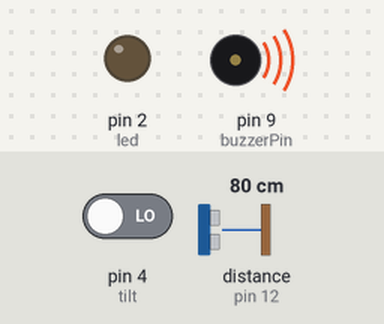
Simulated run of this sketch. Board: Arduino Uno, built with avr-gcc and run on an emulated ATmega328P. Parts: output pins drawn as LEDs (lit = HIGH), buzzer (waves = sounding). Wiring (inferred from the names in the program): ultrasonic range finder: trigger pin 13; echo pin 12. Inputs (shaded band) come from the test bench; at power-on: pin 4 (tilt) LOW, distance to the obstacle (sensor on pin 12) 80 cm. The echo pulse lasts 58.3 µs per cm; pins used as bus, display or sensor lines are not drawn.

Above: at 1.2 s.
1.3 s: pin 4 (tilt) driven HIGH
At 2.2 s:
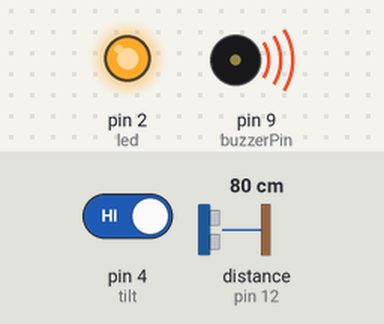
2.8 s: distance to the obstacle (sensor on pin 12) set to 2 cm
At 4.7 s:
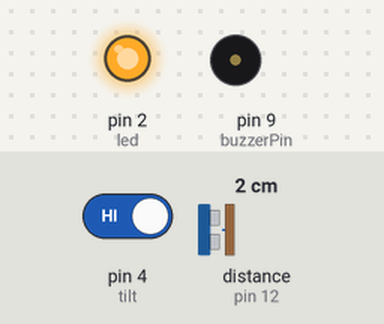
5.2 s: pin 4 (tilt) driven LOW
At 5.9 s:
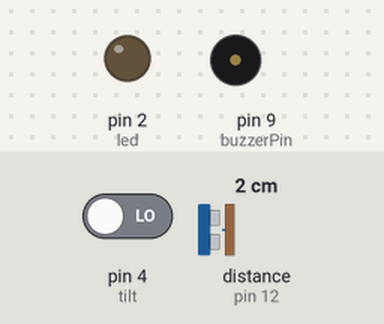
8.2 s: distance to the obstacle (sensor on pin 12) set to 9 cm
9.7 s: distance to the obstacle (sensor on pin 12) set to 12 cm
At 10.6 s:
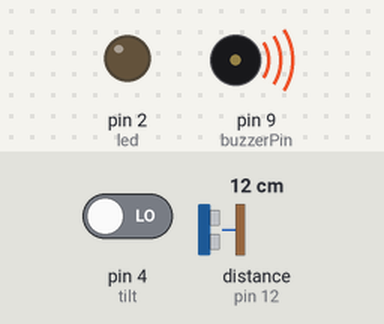
Timing chart, 0 to 12.2 s (numbered marks = the images above; inputs shaded):
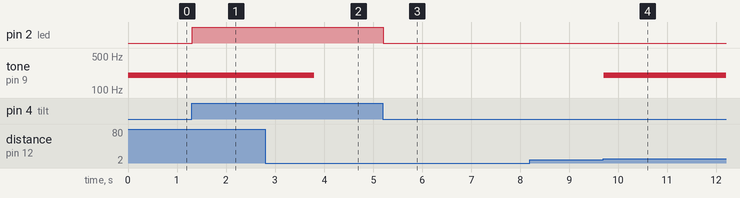

The sketch:

BABA.ino
```cpp
#include <SoftwareSerial.h>

SoftwareSerial BTSerial(7, 8);
const char trigPin = 13;
const char echoPin = 12;
int buzzerPin = 9;
int tilt = 4;
int led = 2;

int pulseWidth;
int distance;

int alert = 200;

void setup() {
  Serial.begin(9600);
  BTSerial.begin(9600);
  pinMode(buzzerPin, OUTPUT);
  pinMode(trigPin,OUTPUT);
  pinMode(echoPin,INPUT);
  pinMode(tilt, INPUT);
  pinMode(led, OUTPUT);
  digitalWrite(trigPin, LOW);
}


void loop() {

  int state = digitalRead(tilt);

  digitalWrite(trigPin,HIGH);
  delayMicroseconds(10);
  digitalWrite(trigPin, LOW);

  pulseWidth = pulseIn(echoPin,HIGH);
  distance = (pulseWidth / 58); // change into 'cm'


  if(distance >= 10){
    tone(buzzerPin,alert,1000);
    BTSerial.println("t");
  }

  if(state == HIGH) {
    digitalWrite(led, HIGH);
    BTSerial.println("f");
  }

  else {
    digitalWrite(led, LOW);
  }

  if(BTSerial.available()) {
    Serial.write(BTSerial.read());
  }

  if(Serial.available()) {
    BTSerial.write(Serial.read());
  }
}
```

Measured:
- the behaviour switches between 10 and 11 cm on distance to the obstacle (sensor on pin 12) (found by bisection; images 3 and 4)
- after the input at 1.3 s, pin 2 (led): LOW → HIGH at once
- after the input at 2.8 s, tone on pin 9 (buzzerPin): 200 Hz → silent after 1.0 s
- after the input at 5.2 s, pin 2 (led): HIGH → LOW at once
- after the input at 8.2 s, every drawn part: stays the same
- after the input at 9.7 s, tone on pin 9 (buzzerPin): silent → 200 Hz at once
